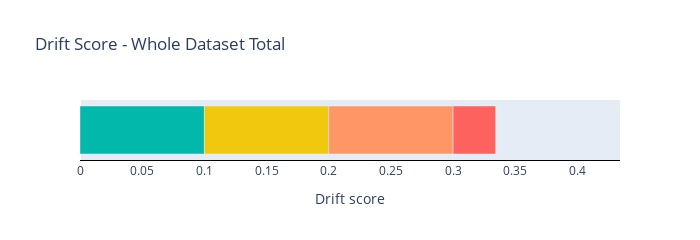
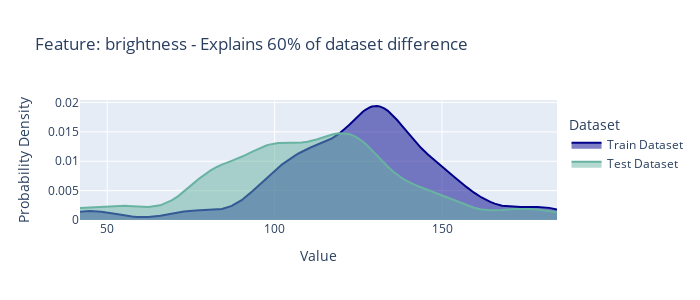
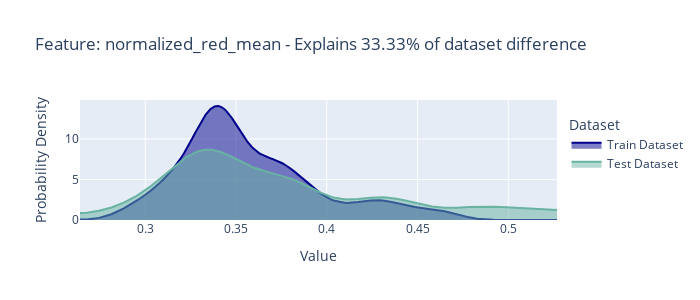
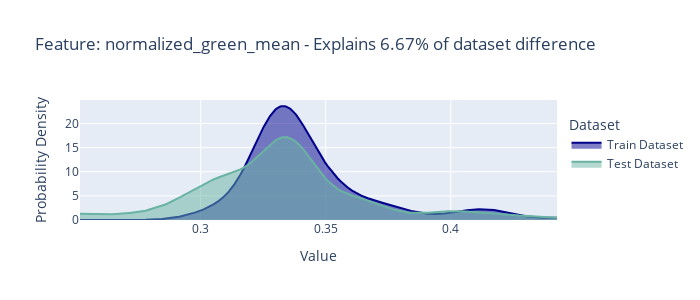

These figures' notebook cell, in order:
### Markdown cell above
### Run the check again

### Code cell
check = ImageDatasetDrift()
check.run(train_dataset=train_ds, test_dataset=test_ds)

### Figure 1 — Plotly figure (JSON) as saved in the notebook; plotly's stock layout.template omitted (floating-point values rounded to 4 significant figures)
{"data": [{"base": 0, "marker": {"color": "#01B8AA"}, "offsetgroup": "0", "orientation": "h", "showlegend": false, "type": "bar", "x": [0.1], "y": ["Drift Score"]}, {"base": 0.1, "marker": {"color": "#F2C80F"}, "offsetgroup": "0", "orientation": "h", "showlegend": false, "type": "bar", "x": [0.1], "y": ["Drift Score"]}, {"base": 0.2, "marker": {"color": "#FE9666"}, "offsetgroup": "0", "orientation": "h", "showlegend": false, "type": "bar", "x": [0.1], "y": ["Drift Score"]}, {"base": 0.3, "marker": {"color": "#FD625E"}, "offsetgroup": "0", "orientation": "h", "showlegend": false, "type": "bar", "x": [0.03421], "y": ["Drift Score"]}], "layout": {"height": 200, "title": {"text": "Drift Score - Whole Dataset Total"}, "width": 700, "xaxis": {"dtick": 0.05, "fixedrange": true, "gridcolor": "black", "linecolor": "black", "range": [0, 0.4342], "showgrid": false, "title": {"text": "Drift score"}, "type": "linear"}, "yaxis": {"autorange": true, "color": "black", "fixedrange": true, "range": [-0.5, 0.5], "showgrid": false, "showline": false, "showticklabels": false, "type": "category", "zeroline": false}}}

### Figure 2 — Plotly figure (JSON) as saved in the notebook; plotly's stock layout.template omitted (floating-point values rounded to 4 significant figures; data arrays with more than 128 entries replaced by an {"elided": "..."} marker saying what was removed)
{"data": [{"fill": "tozeroy", "line": {"color": "darkblue"}, "name": "Train Dataset", "type": "scatter", "x": {"elided": "148 float values"}, "y": {"elided": "148 float values"}}, {"fill": "tozeroy", "line": {"color": "#69b3a2"}, "name": "Test Dataset", "type": "scatter", "x": {"elided": "148 float values"}, "y": {"elided": "148 float values"}}], "layout": {"height": 300, "legend": {"title": {"text": "Dataset"}, "x": 1.02, "xanchor": "left", "y": 0.9, "yanchor": "top"}, "title": {"text": "Feature: brightness - Explains 60% of dataset difference"}, "width": 700, "xaxis": {"fixedrange": false, "range": [41.87, 184.3], "title": {"text": "Value"}, "type": "linear"}, "yaxis": {"autorange": true, "fixedrange": true, "range": [0, 0.02043], "title": {"text": "Probability Density"}, "type": "linear"}}}

### Figure 3 — Plotly figure (JSON) as saved in the notebook; plotly's stock layout.template omitted (floating-point values rounded to 4 significant figures; data arrays with more than 128 entries replaced by an {"elided": "..."} marker saying what was removed)
{"data": [{"fill": "tozeroy", "line": {"color": "darkblue"}, "name": "Train Dataset", "type": "scatter", "x": {"elided": "148 float values"}, "y": {"elided": "148 float values"}}, {"fill": "tozeroy", "line": {"color": "#69b3a2"}, "name": "Test Dataset", "type": "scatter", "x": {"elided": "148 float values"}, "y": {"elided": "148 float values"}}], "layout": {"height": 300, "legend": {"title": {"text": "Dataset"}, "x": 1.02, "xanchor": "left", "y": 0.9, "yanchor": "top"}, "title": {"text": "Feature: normalized_red_mean - Explains 33.33% of dataset difference"}, "width": 700, "xaxis": {"fixedrange": false, "range": [0.2641, 0.5268], "title": {"text": "Value"}, "type": "linear"}, "yaxis": {"autorange": true, "fixedrange": true, "range": [0, 14.8], "title": {"text": "Probability Density"}, "type": "linear"}}}

### Figure 4 — Plotly figure (JSON) as saved in the notebook; plotly's stock layout.template omitted (floating-point values rounded to 4 significant figures; data arrays with more than 128 entries replaced by an {"elided": "..."} marker saying what was removed)
{"data": [{"fill": "tozeroy", "line": {"color": "darkblue"}, "name": "Train Dataset", "type": "scatter", "x": {"elided": "148 float values"}, "y": {"elided": "148 float values"}}, {"fill": "tozeroy", "line": {"color": "#69b3a2"}, "name": "Test Dataset", "type": "scatter", "x": {"elided": "148 float values"}, "y": {"elided": "148 float values"}}], "layout": {"height": 300, "legend": {"title": {"text": "Dataset"}, "x": 1.02, "xanchor": "left", "y": 0.9, "yanchor": "top"}, "title": {"text": "Feature: normalized_green_mean - Explains 6.67% of dataset difference"}, "width": 700, "xaxis": {"fixedrange": false, "range": [0.2518, 0.4425], "title": {"text": "Value"}, "type": "linear"}, "yaxis": {"autorange": true, "fixedrange": true, "range": [0, 24.86], "title": {"text": "Probability Density"}, "type": "linear"}}}
